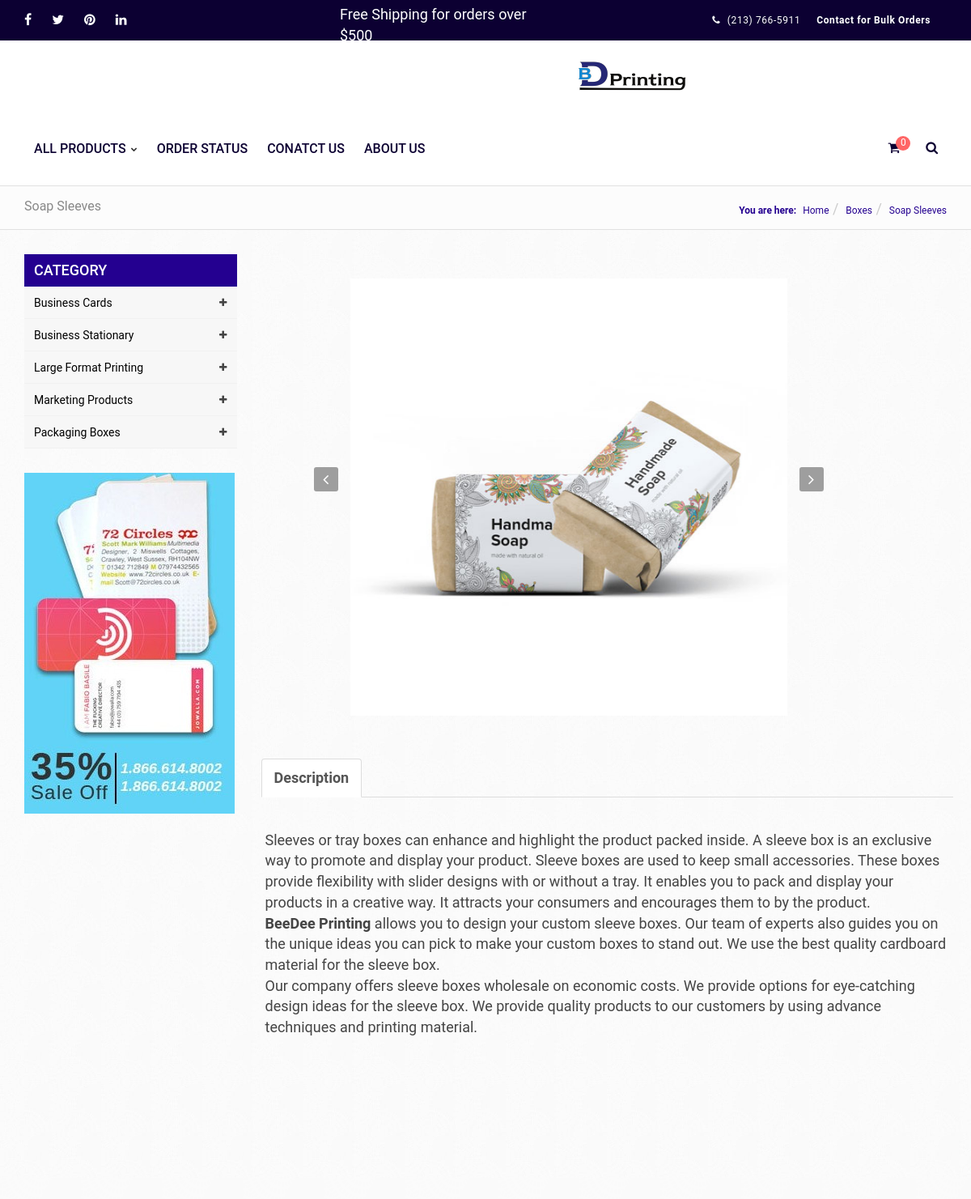
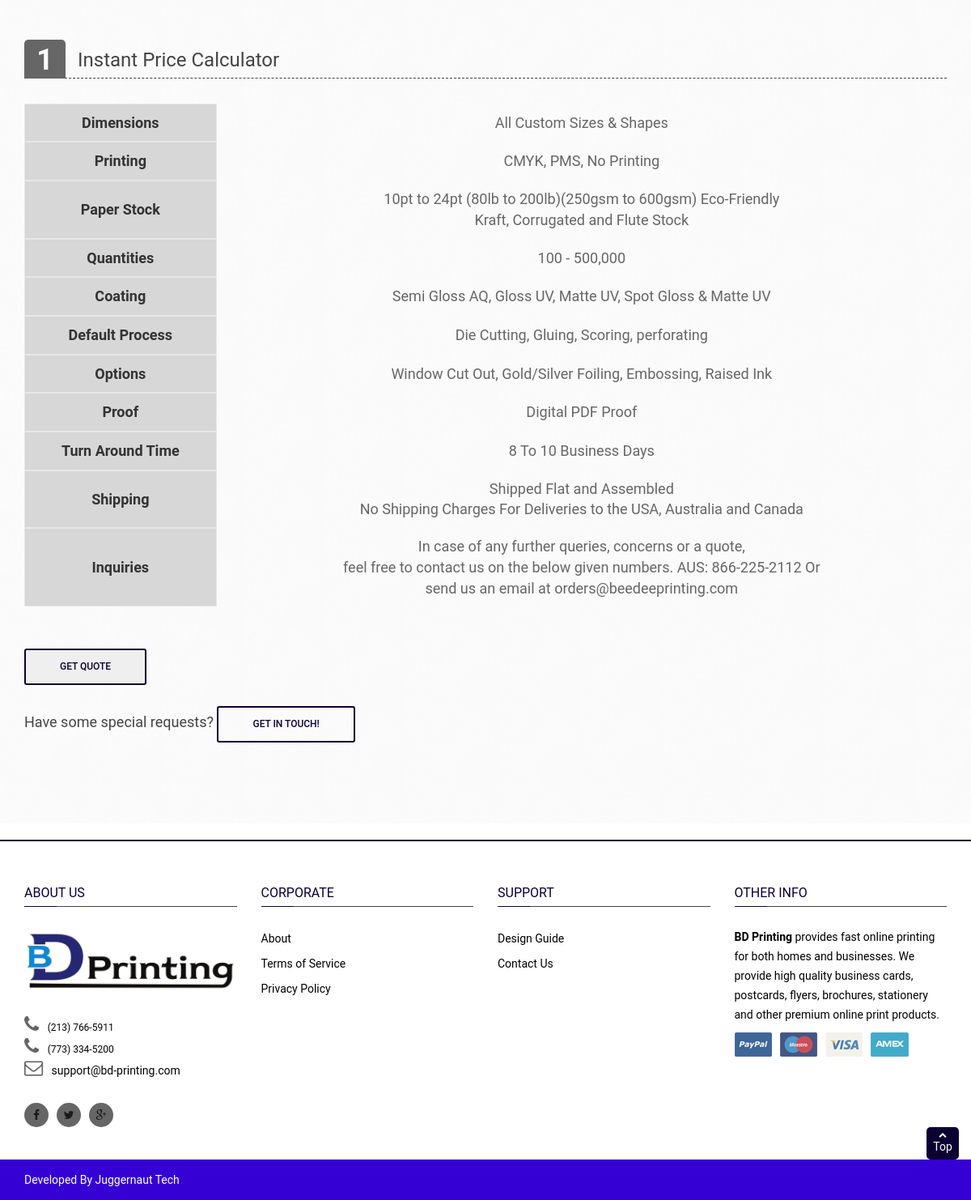
The page /boxes/sleeve-boxes-detail on the database its author committed (2 pictures, top to bottom).
### boxes/models.py (models this page shows, shortened)
class Products(models.Model):
    Label = models.CharField(max_length=50,default='prod')
    Description = models.TextField(default='des',max_length=5000)
    image1 = models.ImageField(upload_to='static/Product_Images/Business_Cards/',max_length=None)
    image2 = models.ImageField(upload_to='static/Product_Images/Business_Cards/',max_length=None)
    image3 = models.ImageField(upload_to='static/Product_Images/Business_Cards/',max_length=None)
    class Meta:
        verbose_name = "Product List"

### boxes/views.py (the view)
# urls.py: path('sleeve-boxes-detail', Sleeve_Boxes, name='sleeve-boxes-detail'),
def Sleeve_Boxes(request):
    product = b_products.objects.get(id=7)
    b_object = b_products.objects.all()
    bc_object = bc_products.objects.all()
    bs_object = bs_products.objects.all()
    lf_object = lf_products.objects.all()
    mp_object = mp_products.objects.all()
    urls_bc_aside = ["/business-cards/business-card-detail" , "/business-cards/edge-painted-detail", "/business-cards/foil-business-card-detail","/business-cards/raised-spot-uv-business-card-detail", "/business-cards/pantone-business-cards-detail", "/business-cards/plastic-business-cards-detail", "/business-cards/raised-ink-business-cards-detail"]
    urls_bs_aside =  ["/business-stationary/envelopes-detail", "/business-stationary/letterhead-detail", "/business-stationary/notepad-detail"]
    urls_lf_aside = ["/large-format/floor-stickers-detail", "/large-format/foamcore-poster-detail", "/large-format/poster-printing-detail", "/large-format/retractable-banners-detail", "/large-format/table-cover-detail"]
    urls_mp_aside = ["/marketing-products/calenders-detail", "/marketing-products/brouchers-flyers-detail" , "/marketing-products/postcards-detail", "/marketing-products/hangtags-detail", "/marketing-products/labels-and-stickers-detail" , "/marketing-products/ncr-forms-detail" , "/marketing-products/presentation-folder-detail", "custom-holiday-cards-detail"]
    b_urls = ["pillow-boxes-detail", "gable-boxes-detail" ," window-boxes-detail", "mailer-boxes-detail" , " kraft-boxes-detail", "cosmetics-boxes-detail" ,"sleeve-boxes-detail", "display-boxes-detail", "beverage-boxes-detail", "candle-boxes-detail", "auto-parts-boxes-detail", "pizza-boxes-detail"]
    bc_aside = zip(urls_bc_aside,bc_object)
    bs_aside = zip(urls_bs_aside,bs_object)
    lf_aside = zip(urls_lf_aside,lf_object)
    mp_aside = zip(urls_mp_aside,mp_object)
    b_aside = zip(b_urls,b_object)
    context ={
        "bc_product" : bc_object,
        "bs_product" : bs_object,
        "lf_product" : lf_object,
        "mp_product" : mp_object,
        "b_object"   : b_object,
        "label" : product.Label,
        "Description": product.Description,
        "image1" : product.image1,
        "image2" : product.image2,
        "image3" : product.image3,
        "bc_aside" : bc_aside,
        "bs_aside" : bs_aside,
        "lf_aside" : lf_aside,
        "mp_aside" : mp_aside,
        "b_aside" : b_aside,
    }
    if request.POST:
        request.session['id'] = '7'
        return redirect('b-checkout')
    return render(request, 'boxes/sleeve_box.html', context)

### boxes/templates/boxes/sleeve_box.html (shortened to what this page needs)
{% extends 'base.html' %}
{% load static %}
{% block content %}
<main class="main" id="product-detail">
    <section class="header-page">
        <div class="container">
            <div class="row">
                <div class="col-sm-3 hidden-xs">
                    <h1 class="mh-title"> {{ label }}</h1>
                </div>
                <div class="breadcrumb-w col-sm-9">
                    <span class="hidden-xs"><strong>You are here:</strong></span>
                    <ul class="breadcrumb">
                        <li>
                            <a href="{% url 'home' %}">Home</a>
                        </li>
                        <li>
                            <a href="{% url 'business-cards' %}">Boxes</a>
                        </li>
                        <li>
                            <span>{{ label }}</span>
                        </li>
                    </ul>
                </div>
            </div>
        </div>
    </section>
    <section class="category-w parten-bg">
        <div class="container">
            <div class="row">
                <div class="col">
                    <aside id="sidebar_cate" class="col-sm-3 hidden-xs">
                        <h3 class="sidebar-title">Category</h3>
                        <ul id="cate_list" class="cate_list">
                            <li class="level0 parent">
                                <a href="#" title="Business Cards">
                                    <span style="color: black;">Business Cards</span>
                                    <i class="fa fa-plus"></i>
                                </a>
                            </li>
                            <li class="level0 parent">
                                <a href="#" title="Business Stationary">
                                    <span style="color: black;">Business Stationary</span>
                                    <i class="fa fa-plus"></i>
                                </a>
                            </li>
                            <li class="level0 parent">
                                <a href="#" title="Large Format Printing">
                                    <span style="color: black;">Large Format Printing</span>
                                    <i class="fa fa-plus"></i>
                                </a>
                            </li>
                            <li class="level0 parent">
                                <a href="#" title="Marketing Products">
                                    <span style="color: black;">Marketing Products</span>
                                    <i class="fa fa-plus"></i>
                                </a>
                            </li>
                            <li class="level0 parent">
                                <a href="#" title="Boxes">
                                    <span style="color: black;">Packaging Boxes</span>
                                    <i class="fa fa-plus"></i>
                                </a>
                            </li>
                        </ul>
                        <div class="category-left-banner">
                            <a href="#" title="category left banner">
                                <img src="{% static 'images/banner/category/left-banner2.jpg' %}" alt="Left banner">
                            </a>
                        </div>
                    </aside>
                </div>
                <div class="col">
                    <div class="row">
                        <div class="col-md-6">
                            <div class="tab-content clearfix">
                                <div role="tabpanel" class="tab-pane active">
                                    <div class="col-md-8 col-md-offset-2 col-xs-12 ideals-w" style="margin-top: 10px;">
                                        <div class="ideal">
                                            <img src="{{ image1.url }}" alt="ideal 1">
                                        </div>
                                    </div>
                                </div>
                            </div>
                            <div class="container">
                                <div class="row" style="width: 75%;">
                                    <div class="row">
                                        <div class="col-md-12 col-xs-12">
                                            <ul class="nav nav-tabs" role="tablist">
                                                <li role="presentation" class="active"><a href="#features"
                                                        aria-controls="features" role="tab"
                                                        data-toggle="tab"><strong>Description</strong></a></li>
                                            </ul>
                                        </div>
                                    </div>
                                    <div class="row">
                                        <div class="tab-content clearfix">
                                            <div role="tabpanel" class="tab-pane active" id="features">
                                                <div class="product-shortdescript v-middle">
                                                    <div
                                                        style="overflow-y: scroll; width:100%; height: 450px; padding:20px;">
                                                        {{ Description |safe }}
                                                    </div>
                                                </div>
                                            </div>
                                        </div>
                                    </div>
                                </div>
                            </div>
                        </div>
                    </div>
                </div>
            </div>
        </div>
    </section>
    <section class="add-to-cart-w">
        <div class="container">
            <div class="row">
                <div class="col-md-12 col-sm-12 product-options">
                    <div class="atc-header">
                        <span class="number">1</span>
                        <h3>Instant Price Calculator</h3>
                    </div>
                    <div class="row">
                        <div class="option-grib-w col-md-12">
                            <div class="scroll-pane horizontal-only">
                                <table>
                                    <tr class="strikeout">
                                        <th>Dimensions</th>
                                        <td>All Custom Sizes & Shapes</td>
                                    </tr>
                                    <tr class="strikeout">
                                        <th>Printing</th>
                                        <td>CMYK, PMS, No Printing</td>
                                    </tr>
                                    <tr class="strikeout">
                                        <th>Paper Stock</th>
                                        <td>10pt to 24pt (80lb to 200lb)(250gsm to 600gsm) Eco-Friendly
                                            <br>
                                        Kraft, Corrugated and Flute Stock</td>
                                    </tr>
                                    <tr class="strikeout">
                                        <th>Quantities</th>
                                        <td>100 - 500,000</td>
                                    </tr>
                                    <tr class="strikeout">
                                        <th>Coating</th>
                                        <td>Semi Gloss AQ, Gloss UV, Matte UV, Spot Gloss & Matte UV</td>
                                    </tr>
                                    <tr class="strikeout">
                                        <th>Default Process</th>
                                        <td>Die Cutting, Gluing, Scoring, perforating</td>
                                    </tr>
                                    <tr class="strikeout">
                                        <th>Options</th>
                                        <td>Window Cut Out, Gold/Silver Foiling, Embossing, Raised Ink</td>
                                    </tr>
                                    <tr class="strikeout">
                                        <th>Proof</th>
                                        <td>Digital PDF Proof</td>
                                    </tr>
                                    <tr class="strikeout">
                                        <th>Turn Around Time</th>
                                        <td>8 To 10 Business Days</td>
                                    </tr>
                                    <tr class="strikeout">
                                        <th>Shipping</th>
                                        <td>Shipped Flat and Assembled
                                            <br>
                                            No Shipping Charges For Deliveries to the USA, Australia and Canada</td>
                                    </tr>
                                    <tr class="strikeout">
                                        <th>Inquiries</th>
                                        <td>In case of any further queries, concerns or a quote,
                                            <br>
                                         feel free to contact us on the below given numbers. AUS: 866-225-2112 Or
                                            <br>
                                         send us an email at orders@beedeeprinting.com</td>
                                    </tr>
                                </table>
                            </div>
                        </div>
                    </div>
                    <br>
                    <br>
                    <form method="POST" id="product-detail-form">
                        <input class="btn-readmore" type="submit" value="Get Quote" >
                    </form>
                    <br>
                    <p style="padding-right:30px;"> Have some special requests?
                        <a href="{% url 'contact-us' %}" class="btn-readmore">Get in touch!</a>
                    </p>
                </div>
            </div>
        </div>
    </section>
</main>
{% endblock content %}

### rows shown on the page
Products: Label "Soap Sleeves", Description "Sleeves or tray boxes can enhance and highlight the product packed inside. A sleeve box is an exclusive way to promote and display your product. Sleeve boxes are used to keep small accessories. These boxes provide flexibility with slider designs with or without a tray. It enables you to pack and display your products in a creative way. It attracts your consumers and encourages them to by the product. BeeDee Printing allows you to design your custom sleeve boxes. Our team of experts also guides you on the unique ideas you can pick to make your custom boxes to stand out. We use the best quality cardboard material for the sleeve box. Our company offers sleeve boxes wholesale on economic costs.…"
